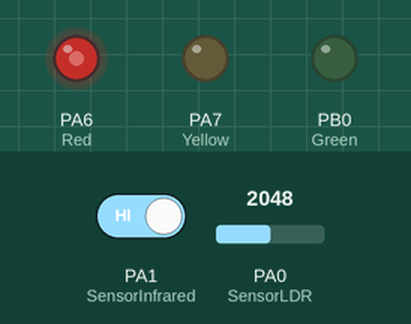
This sketch was run on a simulated STM32 Blue Pill. On the bench: output pins drawn as LEDs (lit = HIGH). Dashed ring = blinking. Inputs (shaded band) come from the test bench; at power-on: PA1 (SensorInfrared) HIGH, PA0 (SensorLDR) = 2048. What the sketch prints to the serial monitor is not drawn.

Above: at 1.2 s.
1.3 s: PA1 (SensorInfrared) driven LOW
At 1.45 s:
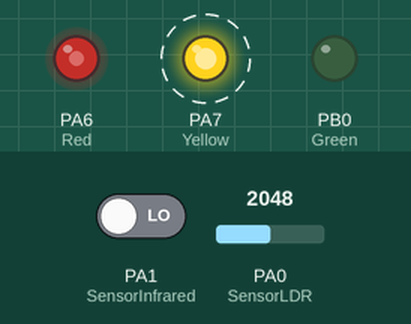
4.3 s: PA0 (SensorLDR) set to 2866
At 4.45 s:
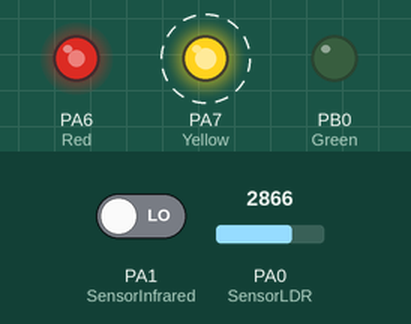
7.3 s: PA0 (SensorLDR) set to 3603
At 7.45 s:
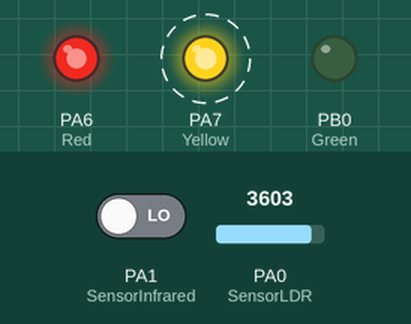
10.3 s: PA0 (SensorLDR) set to 491
At 10.45 s:
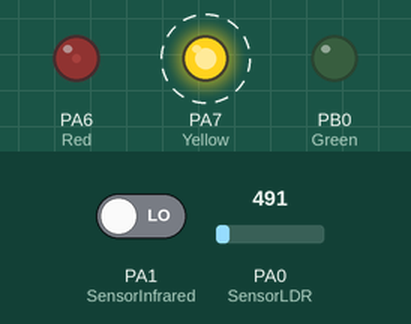
13.3 s: PA0 (SensorLDR) set to 0
At 13.45 s:
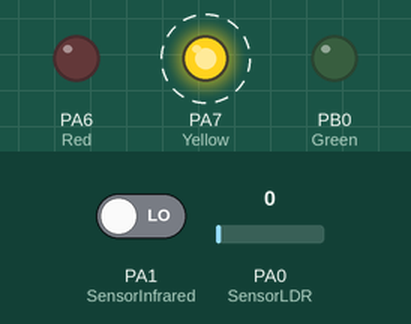
16.3 s: PA1 (SensorInfrared) driven HIGH
At 16.9 s:
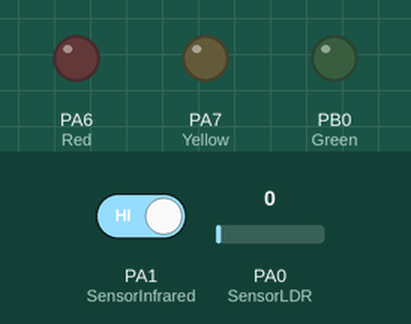
Timing chart, 0 to 18.8 s (numbered marks = the images above; inputs shaded):
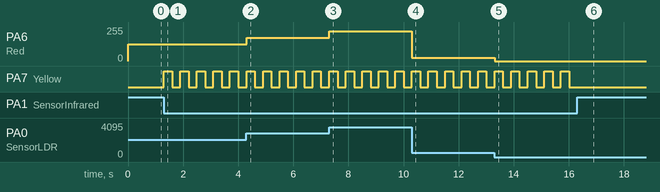

The sketch:

TEST_03_Infrared_and_LDR.ino
```cpp
//INISIALISASI
int SensorLDR=PA0;
int SensorInfrared=PA1;
int Red=PA6;
int Yellow=PA7;
int Green=PB0;
int kunci=0;

void setup() {
  // put your setup code here, to run once:
Serial.begin(9600);
pinMode(Red,OUTPUT);
pinMode(Yellow,OUTPUT);
pinMode(Green,OUTPUT);
pinMode(SensorInfrared,INPUT);
pinMode(SensorLDR,INPUT);
}

void loop() {
  //BACA DATA/SENSOR

int bacaLDR=analogRead(SensorLDR);
int bacaInfrared=digitalRead(SensorInfrared);
bacaLDR=map(bacaLDR,110,4095,0,255);

//PRINT TO SERIAL
Serial.print(bacaLDR);
Serial.println();


//LOGIKA PROGRAM
analogWrite(Red,bacaLDR);

if (bacaInfrared==0 && kunci==0){
  digitalWrite(Yellow,HIGH);
  delay(300);
  kunci=1;
}
else if(bacaInfrared==0 && kunci==1){
  digitalWrite(Yellow,LOW);
  delay(300);
  kunci=0;
  }
}
```

Measured:
- after the input at 1.3 s, PA7 (Yellow): alternates HIGH for 0.30 s and LOW for 0.30 s, starting at once
- after the input at 4.3 s, PA6 (Red): 124/255 → 176/255 at once
- after the input at 7.3 s, PA6 (Red): 176/255 → 223/255 at once
- after the input at 10.3 s, PA6 (Red): 223/255 → 24/255 at once
- after the input at 13.3 s, PA6 (Red): 24/255 → 0/255 at once
- after the input at 16.3 s, PA7 (Yellow): stops changing and stays LOW
